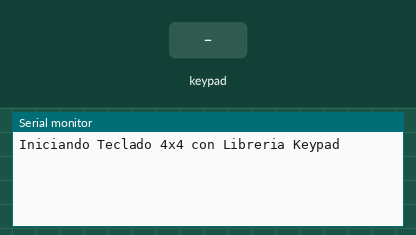
The sketch below on a simulated ESP32. On the bench: the last lines printed to the serial monitor. The inputs (shaded band) are chosen by the test bench.

Above: at 1.2 s.
1.3 s: key '1' pressed
At 1.9 s:
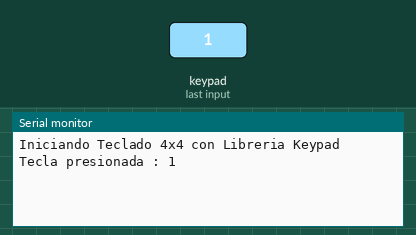
2.8 s: keypad keys 1 6 4 2 1 5 # pressed 0.4 s apart
At 5.8 s:
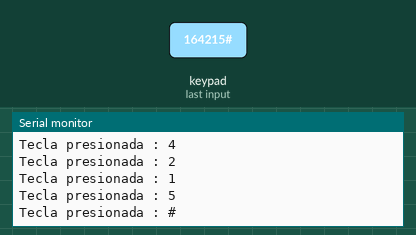
7.1 s: key 'A' pressed
At 8.3 s:
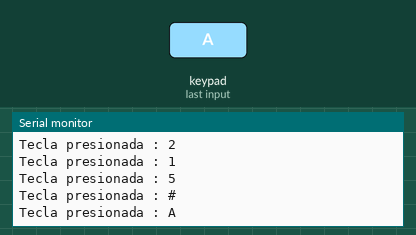
8.6 s: keypad keys 1 6 4 2 1 5 * pressed 0.4 s apart
At 11.8 s:
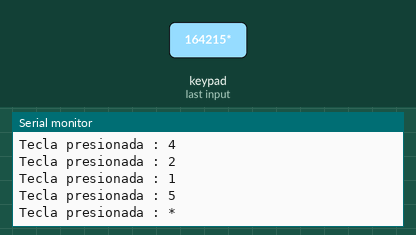
12.9 s: key 'B' pressed
At 14.1 s:
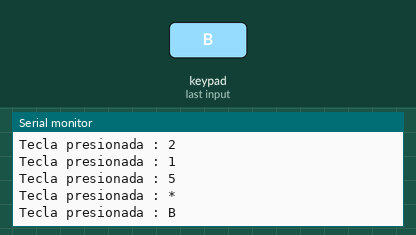
14.4 s: keypad keys 1 6 4 2 1 5 D pressed 0.4 s apart
At 17.3 s:
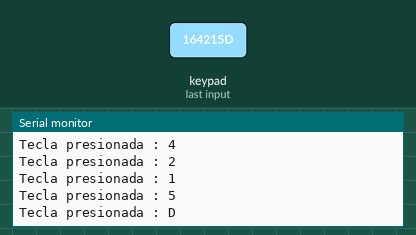
Timing chart, 0 to 18.8 s (numbered marks = the images above; inputs shaded):
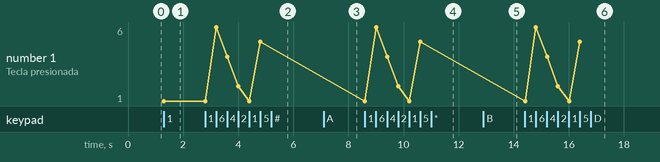

Measured:
- after the input at 1.3 s, the serial monitor: prints a new line at once (image 1)
- after the input at 2.8 s, the serial monitor: prints a new line after 0.41 s (image 2)
- after the input at 7.1 s, the serial monitor: prints a new line at once (image 3)
- after the input at 8.6 s, the serial monitor: prints a new line at once (image 4)
- after the input at 12.9 s, the serial monitor: prints a new line at once (image 5)
- after the input at 14.4 s, the serial monitor: prints a new line at once (image 6)
- plotted number 1: 1 → 5 after the input at 2.8 s

The sketch:

demo1_keypad_ESP32.ino
```cpp
#include <Keypad.h>

#define filas 4
#define columnas 4

byte pinesFilas[filas] = { 16, 4, 2, 15 };
byte pinesColumnas[columnas] = { 19, 18, 5, 17 };

char signos[filas][columnas] = {
  { '1', '2', '3', 'A' },
  { '4', '5', '6', 'B' },
  { '7', '8', '9', 'C' },
  { '*', '0', '#', 'D' }
};

Keypad teclado = Keypad(makeKeymap(signos), pinesFilas, pinesColumnas, filas, columnas);

void setup() {
  Serial.begin(115200);
  Serial.println("Iniciando Teclado 4x4 con Libreria Keypad");
  Serial.println();
}

void loop() {
  char tecla = teclado.getKey();

  if (tecla) {
    Serial.print("Tecla presionada : ");
    Serial.println(tecla);
  }
}
```
